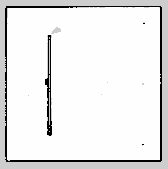
#> input picture langchain_playground/data/images/map.pgm, 168 x 169 px
$ python visualization.py
#> lines starting #> are read from the running program, lines starting #| are printed output that depends on the picture
import numpy as np
import matplotlib.pyplot as plt
from matplotlib.image import imread
from mpl_toolkits.mplot3d import Axes3D

map_metadata = {
    'image': 'map.pgm',
    'resolution': 0.05,
    'origin': [-1.17, -4.35, 0]
}

map_image_path = '../data/images/map.pgm'
map_image = imread(map_image_path)
#> map_image is the input picture: shape (169, 168); min 0, max 254, mean 234.2

data = [
    {"name": "person", "position": [1, 2, 2], "features": ["features_1", "features_2", "features_3"], "timestamp": "12:3:21", "notes": "note_1"},
    {"name": "phone", "position": [2, 2, 2], "features": ["features_1", "features_2", "features_3"], "timestamp": "12:3:21", "notes": "note_2"},
    {"name": "chair", "position": [1, 1, 2], "features": ["features_1", "features_2", "features_3"], "timestamp": "12:3:21", "notes": "note_3"},
    {"name": "cloth", "position": [1, 2, 1], "features": ["features_1", "features_2", "features_3"], "timestamp": "12:3:21", "notes": "note_1"},
    {"name": "desk", "position": [1, 2, 1], "features": ["features_1", "features_2", "features_3"], "timestamp": "12:3:21", "notes": "note_1"}
]

def adjust_position(position, resolution, origin):
    adjusted_x = (position[0] - origin[0]) / resolution
    adjusted_y = (position[1] - origin[1]) / resolution
    return [adjusted_x, adjusted_y, position[2]]

fig = plt.figure()
ax = fig.add_subplot(111, projection='3d')

map_height, map_width = map_image.shape
#> map_height = 169; map_width = 168
x = np.linspace(0, map_width, map_width)
#> x = 168 values from 0 to 168
y = np.linspace(0, map_height, map_height)
#> y = 169 values from 0 to 169
x, y = np.meshgrid(x, y)

map_surface = np.flipud(map_image)
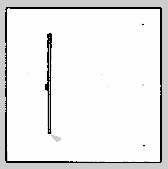
#> map_surface: shape (169, 168); min 0, max 254, mean 234.2

ax.plot_surface(x, y, np.zeros_like(map_surface), rstride=1, cstride=1, facecolors=plt.cm.gray(map_surface / 255), shade=False)
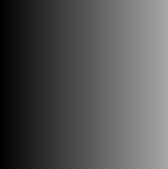
#> x: shape (169, 168) float64; min 0, max 168, mean 84

for item in data:
    adjusted_position = adjust_position(item["position"], map_metadata['resolution'], map_metadata['origin'])

    ax.scatter(adjusted_position[0], adjusted_position[1], adjusted_position[2], marker='o', s=100, label=item["name"])

    ax.text(adjusted_position[0], adjusted_position[1], adjusted_position[2], f"{item['name']}\n{item['notes']}", fontsize=9)

ax.set_xlabel('X Position')
ax.set_ylabel('Y Position')
ax.set_zlabel('Z Position')
ax.view_init(elev=90, azim=-90)

plt.legend()
plt.show()
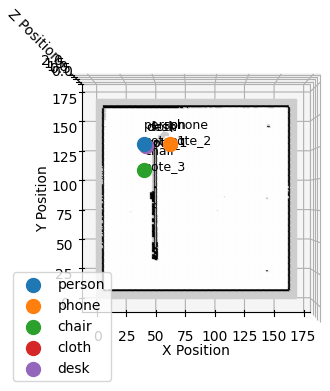
#> figure drawn by matplotlib, 1 panel
